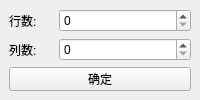
<?xml version="1.0" encoding="UTF-8"?>
<ui version="4.0">
 <class>sizeDialog</class>
 <widget class="QMainWindow" name="sizeDialog">
  <property name="geometry">
   <rect>
    <x>0</x>
    <y>0</y>
    <width>200</width>
    <height>100</height>
   </rect>
  </property>
  <property name="sizePolicy">
   <sizepolicy hsizetype="Fixed" vsizetype="Fixed">
    <horstretch>0</horstretch>
    <verstretch>0</verstretch>
   </sizepolicy>
  </property>
  <property name="minimumSize">
   <size>
    <width>200</width>
    <height>100</height>
   </size>
  </property>
  <property name="maximumSize">
   <size>
    <width>200</width>
    <height>100</height>
   </size>
  </property>
  <property name="windowTitle">
   <string>map size</string>
  </property>
  <widget class="QWidget" name="centralwidget">
   <layout class="QGridLayout" name="gridLayout_2">
    <item row="0" column="0">
     <layout class="QGridLayout" name="gridLayout" columnstretch="1,3">
      <item row="0" column="0">
       <widget class="QLabel" name="label_row">
        <property name="text">
         <string>行数:</string>
        </property>
       </widget>
      </item>
      <item row="0" column="1">
       <widget class="QSpinBox" name="spinBox_row"/>
      </item>
      <item row="1" column="0">
       <widget class="QLabel" name="label_colum">
        <property name="text">
         <string>列数:</string>
        </property>
       </widget>
      </item>
      <item row="1" column="1">
       <widget class="QSpinBox" name="spinBox_colum"/>
      </item>
      <item row="2" column="0" colspan="2">
       <widget class="QPushButton" name="pbt_confirm">
        <property name="text">
         <string>确定</string>
        </property>
       </widget>
      </item>
     </layout>
    </item>
   </layout>
  </widget>
 </widget>
 <resources/>
 <connections/>
</ui>
